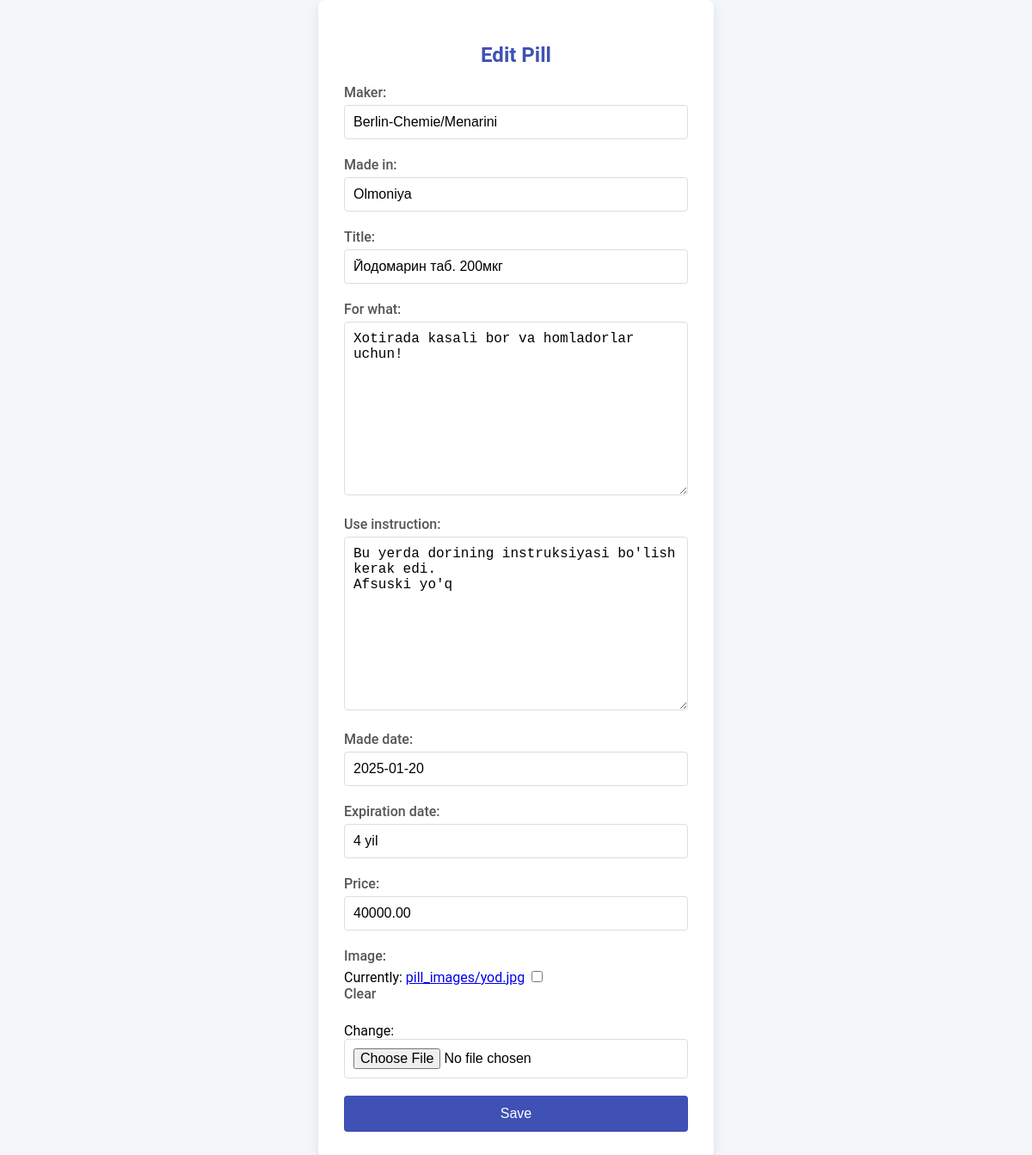
Page /edit/1/ on the committed database.
### home/models.py (models this page shows, shortened)
class Pills(models.Model):
    maker = models.CharField(max_length=30)
    made_in = models.CharField(max_length=30)
    title = models.CharField(max_length=30)
    for_what = models.TextField(blank=True)
    use_instruction = models.TextField()
    made_date = models.DateField()
    expiration_date = models.CharField(max_length=30)
    price = models.DecimalField(max_digits=15, decimal_places=2)
    image = models.ImageField(upload_to='pill_images', blank=True, null=True)
    created_at = models.DateTimeField(auto_now_add=True)
    class Meta:
        ordering = ['-created_at']

### home/views.py (the view, shortened to what this page needs)
# urls.py: path('edit/<int:pk>/', Editpill.as_view(), name='edit'),
class Editpill(UpdateView):
    model = Pills
    template_name = 'edit.html'
    form_class = PillForm
    context_object_name = 'pill'

### home/forms.py
class PillForm(forms.ModelForm):
    class Meta:
        model = Pills
        fields = '__all__'

### templates/edit.html (shortened to what this page needs)
<!DOCTYPE html>
<html lang="en">
<head>
</head>
<body>
    <div class="form-container">
        <h2>Edit Pill</h2>
        <form enctype="multipart/form-data" method="post" class="phone-form">
            {% for field in form %}
                <div class="form-field">
                    {{ field.label_tag }}
                    {{ field }}
                </div>
            {% endfor %}
            <button type="submit" class="save-button">Save</button>
        </form>
    </div>
</body>
</html>

### templates/edit.html (style rules this page uses)
body { font-family: 'Roboto', sans-serif; display: flex; justify-content: center; align-items: center; min-height: 100vh; margin: 0; background-color: #f4f7f9; }
.form-container { background-color: white; padding: 30px; border-radius: 8px; box-shadow: 0 4px 12px rgba(0, 0, 0, 0.1); width: 400px; max-width: 90%; }
.form-container h2 { text-align: center; margin-bottom: 20px; color: #3f51b5; }
.phone-form .form-field { margin-bottom: 20px; }
.phone-form label { display: block; margin-bottom: 5px; color: #555; font-weight: 500; }
.phone-form input[type="text"], .phone-form input[type="number"], .phone-form input[type="file"], .phone-form textarea, .phone-form select { width: calc(100% - 22px); padding: 10px; border: 1px solid #ddd; border-radius: 4px; transition: border-color 0.3s ease; font-size: 16px; }
.save-button { background-color: #3f51b5; color: white; padding: 12px 20px; border: none; border-radius: 4px; cursor: pointer; font-size: 16px; transition: background-color 0.3s ease; width: 100%; }

### rows in the picture
Pills: form "Berlin-Chemie/Menarini" "Olmoniya" "Йодомарин таб. 200мкг" "Xotirada kasali bor va homladorlar uchun!" "Bu yerda dorining instruksiyasi bo'lish kerak edi. Afsuski yo'q" "2025-01-20" "4 yil" "40000.00"

### other values in the picture
{{ field.label_tag }} "Maker:" "Made in:" "Title:" "For what:" "Use instruction:" "Made date:" "Expiration date:" "Price:" "Image:"
